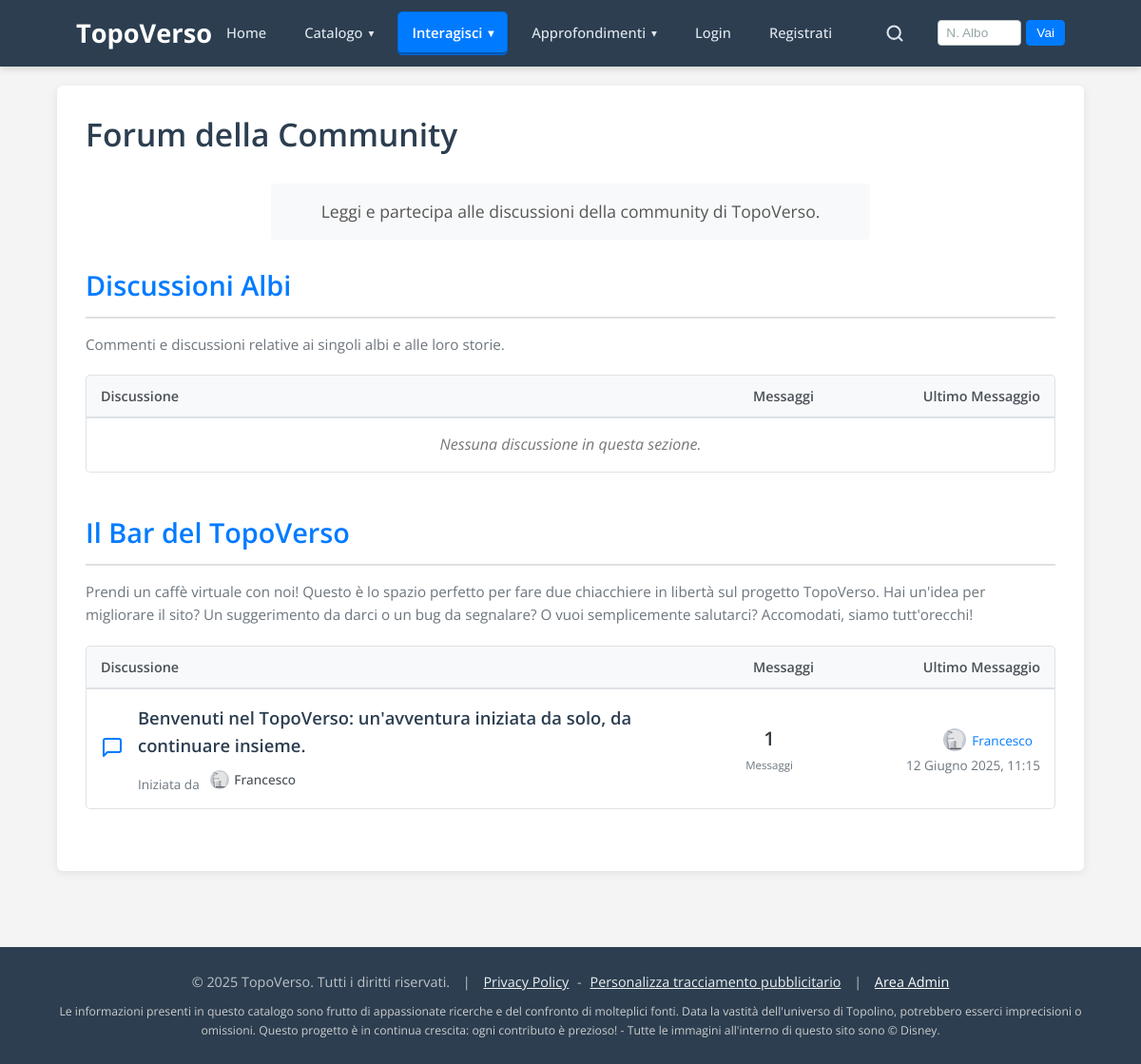
/forum.php, run on the app's committed database.
### tables this page shows
CREATE TABLE `site_settings` (
  `setting_key` varchar(50) NOT NULL,
  `setting_value` text
);

CREATE TABLE `forum_sections` (
  `id` int NOT NULL,
  `name` varchar(255) NOT NULL,
  `description` text,
  `created_at` timestamp NULL DEFAULT CURRENT_TIMESTAMP
);

CREATE TABLE `forum_threads` (
  `id` int NOT NULL,
  `section_id` int NOT NULL,
  `comic_id` int DEFAULT NULL,
  `story_id` int DEFAULT NULL,
  `user_id` int DEFAULT NULL,
  `title` varchar(255) NOT NULL,
  `created_at` timestamp NULL DEFAULT CURRENT_TIMESTAMP,
  `last_post_at` timestamp NULL DEFAULT CURRENT_TIMESTAMP
);

CREATE TABLE `users` (
  `user_id` int NOT NULL,
  `username` varchar(50) NOT NULL,
  `email` varchar(255) NOT NULL,
  `password_hash` varchar(255) NOT NULL,
  `avatar_image_path` varchar(255) DEFAULT NULL,
  `is_active` tinyint(1) NOT NULL DEFAULT '0',
  `user_role` enum('user','contributor','admin') NOT NULL DEFAULT 'user',
  `created_at` timestamp NULL DEFAULT CURRENT_TIMESTAMP,
  `updated_at` timestamp NULL DEFAULT CURRENT_TIMESTAMP ON UPDATE CURRENT_TIMESTAMP,
  `notes_admin` text
);

### forum.php (the view, shortened to what the rows shown need)
<?php
require_once 'config/config.php';
require_once 'includes/functions.php';
$page_title = "Forum della Community";
require_once 'includes/header.php';
$sections = [];
$sections_result = $mysqli->query("SELECT id, name, description FROM forum_sections ORDER BY id ASC");
if ($sections_result) {
    while ($section = $sections_result->fetch_assoc()) {
        $sections[$section['id']] = $section;
    }
}
$threads_sql = "
    WITH LastPosts AS (
        SELECT
            p.thread_id, p.user_id, p.author_name, p.created_at,
            ROW_NUMBER() OVER(PARTITION BY p.thread_id ORDER BY p.created_at DESC) as rn_desc
        FROM forum_posts p WHERE p.status = 'approved'
    ),
    FirstPosts AS (
        SELECT
            p.thread_id, p.user_id, p.author_name,
            ROW_NUMBER() OVER(PARTITION BY p.thread_id ORDER BY p.created_at ASC) as rn_asc
        FROM forum_posts p WHERE p.status = 'approved'
    )
    SELECT
        t.id AS thread_id, t.title AS thread_title, t.last_post_at, s.id as section_id,
        (SELECT COUNT(*) FROM forum_posts fp WHERE fp.thread_id = t.id AND fp.status = 'approved') AS post_count,
        starter.username AS starter_username,
        starter.avatar_image_path AS starter_avatar,
        fp.author_name AS first_post_author_name,
        last_poster_user.username AS last_poster_username,
        lp.author_name AS last_poster_visitor_name,
        last_poster_user.avatar_image_path AS last_poster_avatar,
        lp.created_at AS last_post_date
    FROM forum_threads t
    JOIN forum_sections s ON t.section_id = s.id
    LEFT JOIN users starter ON t.user_id = starter.user_id
    LEFT JOIN LastPosts lp ON t.id = lp.thread_id AND lp.rn_desc = 1
    LEFT JOIN users last_poster_user ON lp.user_id = last_poster_user.user_id
    LEFT JOIN FirstPosts fp ON t.id = fp.thread_id AND fp.rn_asc = 1
    ORDER BY s.id ASC, t.last_post_at DESC";
$threads_result = $mysqli->query($threads_sql);
$threads_by_section = [];
while ($thread = $threads_result->fetch_assoc()) {
    $threads_by_section[$thread['section_id']][] = $thread;
}
?>
<div class="container page-content-container">
    <h1><?php echo htmlspecialchars($page_title); ?></h1>
    <?php if (!empty($sections)): ?>
        <?php foreach ($sections as $section_id => $section_details): ?>
            <div class="forum-section-container">
                <h2><?php echo htmlspecialchars($section_details['name']); ?></h2>
                <?php if (!empty($section_details['description'])): ?>
                    <p class="section-description"><?php echo htmlspecialchars($section_details['description']); ?></p>
                <?php endif; ?>
                <div class="forum-header">
                    <div style="flex-grow: 1;">Discussione</div>
                    <div class="thread-stats-header">Messaggi</div>
                    <div class="thread-last-post-header">Ultimo Messaggio</div>
                </div>
                <ul class="thread-list">
                    <?php if (isset($threads_by_section[$section_id]) && !empty($threads_by_section[$section_id])): ?>
                        <?php foreach ($threads_by_section[$section_id] as $thread): ?>
                            <li class="thread-item">
                                <div class="thread-icon">
                                    <svg xmlns="http://www.w3.org/2000/svg" width="24" height="24" viewBox="0 0 24 24" fill="none" stroke="currentColor" stroke-width="2" stroke-linecap="round" stroke-linejoin="round"><path d="M21 15a2 2 0 0 1-2 2H7l-4 4V5a2 2 0 0 1 2-2h14a2 2 0 0 1 2 2z"></path></svg>
                                </div>
                                <div class="thread-details">
                                    <h3 class="thread-title"><a href="thread.php?id=<?php echo $thread['thread_id']; ?>"><?php echo htmlspecialchars($thread['thread_title']); ?></a></h3>
                                    <div class="thread-meta">
                                        Iniziata da
                                        <?php
                                            $starter_display_name = 'Visitatore';
                                            $starter_display_avatar = null;
                                            if (!empty($thread['starter_username'])) {
                                                $starter_display_name = $thread['starter_username'];
                                                $starter_display_avatar = $thread['starter_avatar'];
                                            } elseif (is_null($thread['starter_username']) && !empty($thread['first_post_author_name'])) {
                                                $starter_display_name = $thread['first_post_author_name'];
                                            }
                                        ?>
                                        <a href="#" class="user-avatar-link" title="Autore: <?php echo htmlspecialchars($starter_display_name); ?>">
                                            <?php if ($starter_display_avatar): ?>
                                                <img src="<?php echo UPLOADS_URL . htmlspecialchars($starter_display_avatar); ?>" alt="Avatar" class="user-avatar">
                                            <?php else: ?>
                                                <?php echo generate_image_placeholder(htmlspecialchars($starter_display_name), 20, 20, 'user-avatar'); ?>
                                            <?php endif; ?>
                                            <?php echo htmlspecialchars($starter_display_name); ?>
                                        </a>
                                    </div>
                                </div>
                                <div class="thread-stats">
                                    <span class="stat-value"><?php echo max(0, $thread['post_count']); ?></span>
                                    <span class="stat-label">Messaggi</span>
                                </div>
                                <div class="thread-last-post">
                                    <?php $last_poster_name = $thread['last_poster_username'] ?? $thread['last_poster_visitor_name']; if ($last_poster_name): ?>
                                        <a href="thread.php?id=<?php echo $thread['thread_id']; ?>&page=<?php echo ceil($thread['post_count'] / 10); ?>#reply-form" class="user-avatar-link" title="Ultimo da: <?php echo htmlspecialchars($last_poster_name); ?>">
                                            <?php if ($thread['last_poster_avatar']): ?>
                                                <img src="<?php echo UPLOADS_URL . htmlspecialchars($thread['last_poster_avatar']); ?>" alt="Avatar" class="user-avatar">
                                            <?php else: ?>
                                                <?php echo generate_image_placeholder(htmlspecialchars($last_poster_name), 20, 20, 'user-avatar'); ?>
                                            <?php endif; ?>
                                            <?php echo htmlspecialchars($last_poster_name); ?>
                                        </a>
                                        <div><?php echo format_date_italian($thread['last_post_at'], "d F Y, H:i"); ?></div>
                                    <?php else: ?>
                                        <span>Nessun messaggio</span>
                                    <?php endif; ?>
                                </div>
                            </li>
                        <?php endforeach; ?>
                    <?php else: ?>
                         <li class="thread-item" style="justify-content: center; color: #777; font-style: italic;">Nessuna discussione in questa sezione.</li>
                    <?php endif; ?>
                </ul>
            </div>
        <?php endforeach; ?>
    <?php else: ?>
        <p style="padding: 20px; text-align: center;">Nessuna sezione del forum è stata ancora creata.</p>
    <?php endif; ?>
</div>
<?php
require_once 'includes/footer.php';
?>

### includes/header.php (shortened to what the rows shown need)
<?php
$site_name_to_display_frontend = defined('SITE_NAME') ? SITE_NAME : 'Catalogo Topolino';
if (isset($mysqli) && $mysqli instanceof mysqli && function_exists('get_site_setting')) {
    $db_site_name = get_site_setting('site_name_dynamic', $mysqli);
    if (!empty($db_site_name)) {
        $site_name_to_display_frontend = $db_site_name;
    }
}
?>
<!DOCTYPE html>
<html lang="it">
<head>
    <link rel="stylesheet" href="<?php echo BASE_URL; ?>assets/css/style.css?v=<?php echo time(); ?>">
</head>
<body>
    <header>
        <div class="container">
            <div id="branding">
                <h1><a href="<?php echo BASE_URL; ?>"><?php echo htmlspecialchars($site_name_to_display_frontend); ?></a></h1>
            </div>
        </div>
    </header>

### data on the page
site_settings: setting_key "TopoVerso"
forum_sections: name "Discussioni Albi", description "Commenti e discussioni relative ai singoli albi e alle loro storie.", shows "Nessuna discussione in questa sezione."
forum_sections: name "Il Bar del TopoVerso", description "Prendi un caffè virtuale con noi! Questo è lo spazio perfetto per fare due chiacchiere in libertà sul progetto TopoVerso. Hai un'idea per migliorare il sito? Un suggerimento da darci o un bug da segnalare? O vuoi semplicemente salutarci? Accomodati, siamo tutt'orecchi!"
forum_threads: title "Benvenuti nel TopoVerso: un'avventura iniziata da solo, da continuare insieme.", user.avatar_image_path (picture), user.username "Francesco", max(0, $thread['post_count']) "1", last_poster_name "Francesco", last_post_at "12 Giugno 2025, 11:15"

### other printed values
$item['label'] "Home"
$item['label'] "Catalogo"
$item['label'] "Interagisci"
$item['label'] "Approfondimenti"
$page_title "Forum della Community"
$footer_site_name "TopoVerso"
